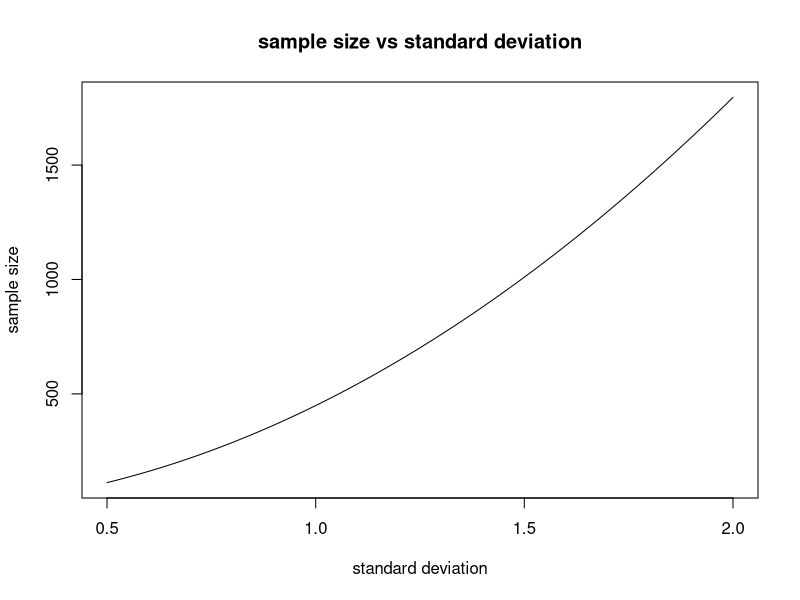
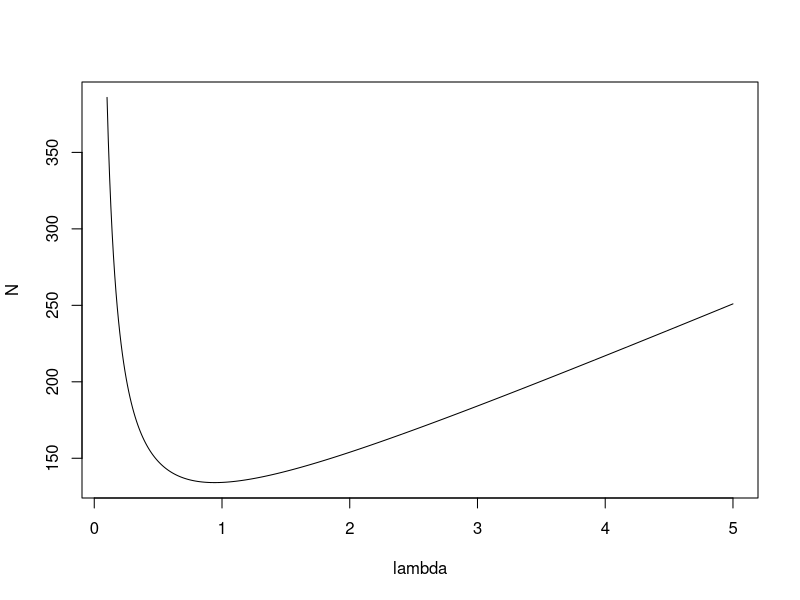

Here is the R script that generated these plots, in order:
## ---- chunk 1
s=seq(0.5,2,by=0.01)
n=2*((qnorm(0.85)+qnorm(0.975))*s/0.2)^2
plot(s,n,type='l',ylab="sample size",xlab="standard deviation",main="sample size vs standard deviation")

## ---- chunk 2
c1=0.25
c2=0.50
c=0.25
((qnorm(0.975)*sqrt(2*c1*(1-c1))+qnorm(0.9)*sqrt(c1*(1-c1)+c2*(1-c2)))/c)^2
## ---- chunk 3
r=3
((qnorm(0.975)*sqrt(2*c1*(1-c1)*(1/r+1))+qnorm(0.9)*sqrt(c1*(1-c1)/r+c2*(1-c2)))/c)^2
## ---- chunk 4
s=function(lamda)
{
  size=(((qnorm(0.975)+qnorm(0.85))/0.2)^2)*1*(1+1/lamda)*(1+lamda)
  return(size)
}
lambda=seq(0.1, 5,0.01)
optimise(s,c(0,5))

## ---- chunk 5
size=function(lambda){
z1=qnorm(1-0.05/2)
z2=qnorm(1-0.1)
theta1=0.25
theta2=0.5
sigma0=sqrt(theta1*(1-theta1)*(1/lambda+1))
sigma1=sqrt(theta1*(1-theta1)/lambda+theta2*(1-theta2))
delta=theta2-theta1
s=(z1*sigma0+z2*sigma1)^2/delta^2
s}
lambda=seq(0.1, 5,0.01)
N=0
for(i in 1: length(lambda) ){N[i]=size(lambda[i])+lambda[i]*size(lambda[i])}
plot(lambda, N, type="l")

